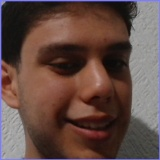
#> input picture data/dataset/Alumno_Bernardo/rostro_108.jpg, 160 x 160 px, given in place of the camera
$ python captura_rostros.py
#> lines starting #> are read from the running program, lines starting #| are printed output that depends on the picture; after the words box and inside, x2 and y2 are one past the last pixel; in counts of white or black regions, pixels touching at a corner belong together
import cv2
import os

# Definimos parámetros generales y variables de ruta.
# Se usa ruta dinámica referida al archivo para asegurar que el dataset vaya a `data/procesadas`.
base_dir = os.path.dirname(os.path.dirname(os.path.abspath(__file__)))
dataset_dir = os.path.join(base_dir, 'data', 'dataset')
nombre_persona = 'Bernardo_Bejarano'
ruta_completa = os.path.join(dataset_dir, nombre_persona)
fotos_maximas = 400

# Aseguramos la existencia del directorio objetivo
if not os.path.exists(ruta_completa):
    os.makedirs(ruta_completa)
    print(f"Directorio creado: {ruta_completa}")

# Inicializamos el clasificador preentrenado de filtros de Haar de OpenCV
cascade_path = cv2.data.haarcascades + 'haarcascade_frontalface_default.xml'
face_cascade = cv2.CascadeClassifier(cascade_path)

# Inicializamos la captura de video en el índice 0 (se mantiene CAP_DSHOW para evitar bloqueos)
cap = cv2.VideoCapture(0, cv2.CAP_DSHOW)
if not cap.isOpened():
    print("Error crítico: No hay dispositivo de video disponible en el índice 0.")
    exit()

contador = 0
print(f"Captura iniciada para la etiqueta '{nombre_persona}'.")

while True:
    # Leemos cada frame del flujo de video
    ret, frame = cap.read()
#> frame is the input picture: shape (160, 160, 3); mean B, G, R 68.5, 74.6, 98.2
    if not ret:
        print("Error en el flujo de video.")
        break

    # Convertimos a escala de grises para optimizar la detección del modelo
    grises = cv2.cvtColor(frame, cv2.COLOR_BGR2GRAY)
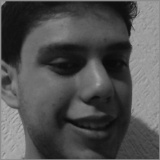
#> grises: shape (160, 160); min 8, max 180, mean 80.9

    # Identificamos las coordenadas de las caras en el frame actual iterando a baja escala
    rostros = face_cascade.detectMultiScale(grises, scaleFactor=1.3, minNeighbors=1)
#> rostros = [[3, 3, 151, 151]]

    for (x, y, w, h) in rostros:
        # Trazamos una región de interés (ROI) referencial en la ventana
        cv2.rectangle(frame, (x, y), (x+w, y+h), (255, 124, 124), 2)

        # Recortamos la ROI identificada
        rostro_recortado = frame[y:y+h, x:x+w]

        # Normalizamos la resolución de la muestra a 160x160 px
        rostro_redimensionado = cv2.resize(rostro_recortado, (160, 160))

        # Almacenamos la matriz procesada en nuestra base de datos local
        nombre_archivo = f"{ruta_completa}/rostro_{contador}.jpg"
        cv2.imwrite(nombre_archivo, rostro_redimensionado)

        contador += 1
        print(f"Progreso extracción: {contador}/{fotos_maximas}")
#> this loop made 1 pass
#> (x, y, w, h, contador) on pass 1: (3, 3, 151, 151, 1)
#| Progreso extracción: 1/400
#> pass 1, `rostro_recortado = frame[y:y+h, x:x+w]`:
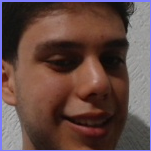
#> rostro_recortado: shape (151, 151, 3); mean B, G, R 68.2, 73, 98.1
#> after the loop:
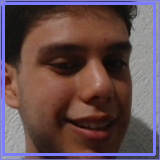
#> frame: shape (160, 160, 3); 7.06% of pixels changed, all inside (x1, y1, x2, y2) = (2, 2, 156, 156)
#> after the loop, contador = 1

    # Renderizamos el feed de video para monitoreo del usuario
    cv2.imshow('Módulo de recolección de dataset', frame)

    # Condición de paro: extracción concluida o interrupción de usuario a través de ESC
    tecla = cv2.waitKey(1)
#> (key Esc is pressed here)
    if tecla == 27 or contador >= fotos_maximas:
        break

# Liberamos el hardware y procesos gráficos tomados por el sistema
print("Extracción procesada por completo.")
cap.release()
cv2.destroyAllWindows()

$ run again, on data/dataset/Alumno_Bernardo/rostro_14.jpg
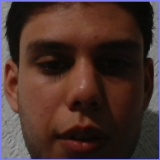
#> input picture data/dataset/Alumno_Bernardo/rostro_14.jpg, 160 x 160 px, given in place of the camera
#> frame is the input picture: shape (160, 160, 3); mean B, G, R 45.1, 50.1, 72.8
#> `grises = cv2.cvtColor(frame, cv2.COLOR_BGR2GRAY)`:
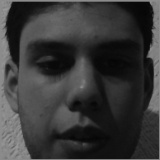
#> grises: shape (160, 160); min 4, max 155, mean 56.3
#> rostros = [[3, 3, 151, 151]]
#> the loop `for (x, y, w, h) in rostros:` made 1 pass
#> (x, y, w, h, contador) on pass 1: (3, 3, 151, 151, 1)
#> (printed output is left out)
#> after the loop `for (x, y, w, h) in rostros:`:
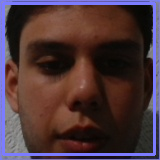
#> frame: shape (160, 160, 3); 7.06% of pixels changed, all inside (x1, y1, x2, y2) = (2, 2, 156, 156)
#> after the loop `for (x, y, w, h) in rostros:`: contador = 1

$ run again, on data/dataset/Alumno_Bernardo/rostro_159.jpg
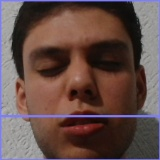
#> input picture data/dataset/Alumno_Bernardo/rostro_159.jpg, 160 x 160 px, given in place of the camera
#> frame is the input picture: shape (160, 160, 3); mean B, G, R 72.8, 76.9, 99.5
#> rostros = [[16, 9, 125, 125]]
#> the loop `for (x, y, w, h) in rostros:` made 1 pass
#> (x, y, w, h, contador) on pass 1: (16, 9, 125, 125, 1)
#> (printed output is left out)
#> pass 1, `rostro_redimensionado = cv2.resize(rostro_recortado, (160, 160))`:
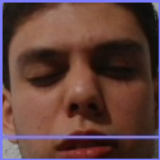
#> rostro_redimensionado: shape (160, 160, 3); mean B, G, R 60.9, 64.9, 96.4
#> after the loop `for (x, y, w, h) in rostros:`:
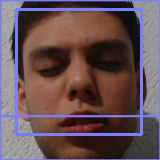
#> frame: shape (160, 160, 3); 5.84% of pixels changed, all inside (x1, y1, x2, y2) = (15, 8, 143, 136)
#> after the loop `for (x, y, w, h) in rostros:`: contador = 1

$ run again, on data/dataset/Alumno_Bernardo/rostro_170.jpg
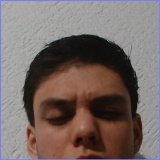
#> input picture data/dataset/Alumno_Bernardo/rostro_170.jpg, 160 x 160 px, given in place of the camera
#> frame is the input picture: shape (160, 160, 3); mean B, G, R 100.6, 104.3, 118.2
#> `grises = cv2.cvtColor(frame, cv2.COLOR_BGR2GRAY)`:
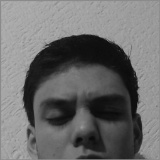
#> grises: shape (160, 160); min 9, max 180, mean 108.1
#> rostros = [[3, 6, 151, 151]]
#> the loop `for (x, y, w, h) in rostros:` made 1 pass
#> (x, y, w, h, contador) on pass 1: (3, 6, 151, 151, 1)
#> (printed output is left out)
#> after the loop `for (x, y, w, h) in rostros:`:
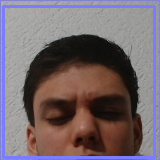
#> frame: shape (160, 160, 3); 7.06% of pixels changed, all inside (x1, y1, x2, y2) = (2, 5, 156, 159)
#> after the loop `for (x, y, w, h) in rostros:`: contador = 1
